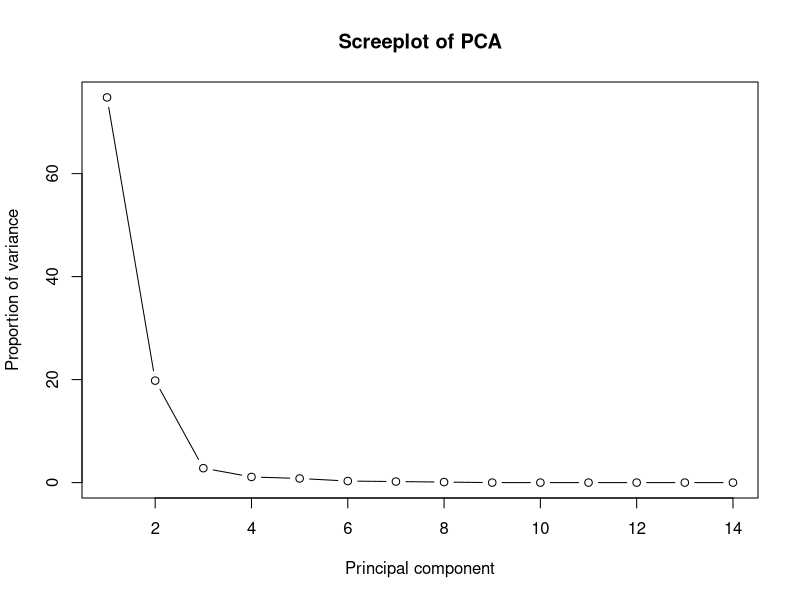
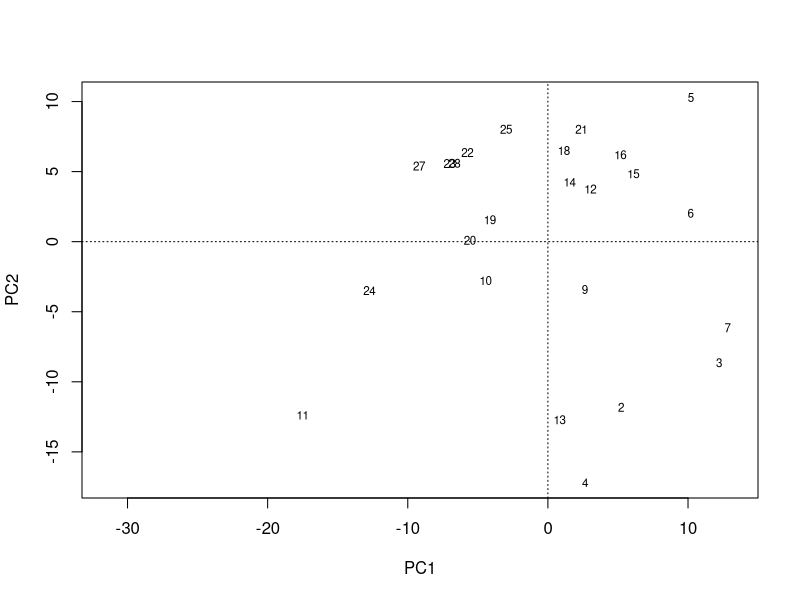
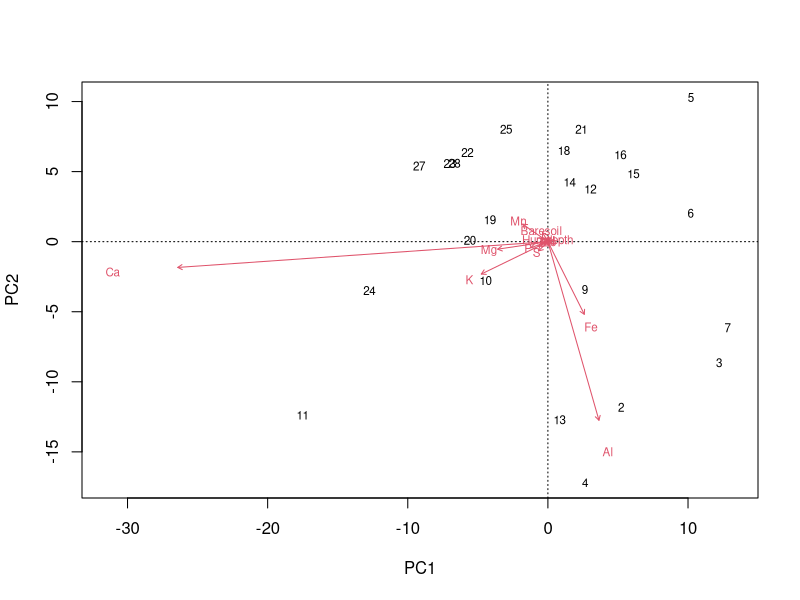

Generate these figures, in order, with R:
# Problem Set: Ordination
# Question Number 1
# Status: Completed


# 1. Load the varechem dataset within the R package vegan. 
# This data frame collects soil characteristics. 

library(vegan)

# Load the varechem dataset
data(varechem)

# View
head(varechem)


# Given the nature of this dataset perform a PCA or a CA ordination analysis.
varechem.pca <- rda(varechem)


# a) How much variation is explained by the two first axes?

# eigenvalues of the PCA
eigenvalues <- varechem.pca$CA$eig

# proportion of variation explained by each axis
summary(varechem.pca)
(prop.var <- round(eigenvalues/sum(eigenvalues)*100, 1))

# b) Make a screeplot of the results
plot(prop.var, type = "b", xlab = "Principal component", ylab = "Proportion of variance", main = "Screeplot of PCA")


# c) Plot the ordination results of the sites
plot(varechem.pca, type = "n")
text(varechem.pca, display = "sites", cex = 0.7)

# d) Plot both the sites scores and the soil characteristics scores focusing on the soil variables
biplot(varechem.pca, scaling = 2)


